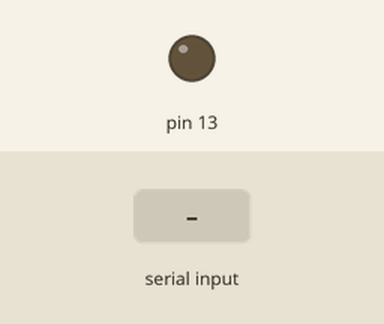
Bench run of a sketch on a simulated Arduino Uno, built with avr-gcc and run on an emulated ATmega328P. On the bench: output pins drawn as LEDs (lit = HIGH). Inputs (shaded band) come from the test bench.

Above: at 1.2 s.
1.3 s: "1" received over Serial
At 2.5 s:
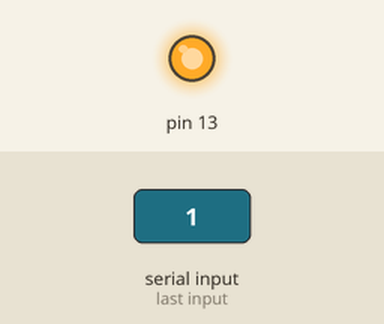
2.8 s: "0" received over Serial
At 3.9 s:
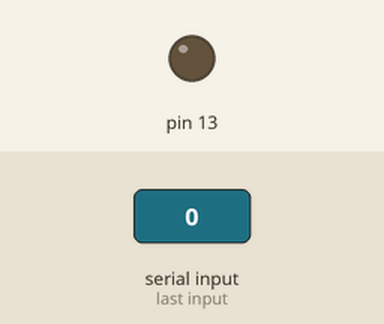
Timing chart, 0 to 5.8 s (numbered marks = the images above; inputs shaded):
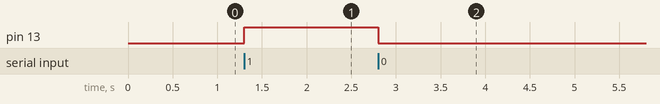

Measured:
- after the input at 1.3 s, pin 13: LOW → HIGH at once
- after the input at 2.8 s, pin 13: HIGH → LOW at once

The sketch:

serial_test.ino
```cpp
//シリアル通信(PC⇔Arduino)
char data;

void setup() {
 Serial.begin(115200);
 pinMode(13,OUTPUT);
 digitalWrite(13,LOW);
}

void loop(){
 if (Serial.available() > 0) {
   data = Serial.read();
   if(data == '1'){
     //実行したい内容
     digitalWrite(13,HIGH);
   }
   else{
     //違う時
     digitalWrite(13,LOW);
     }
 }
}
```
